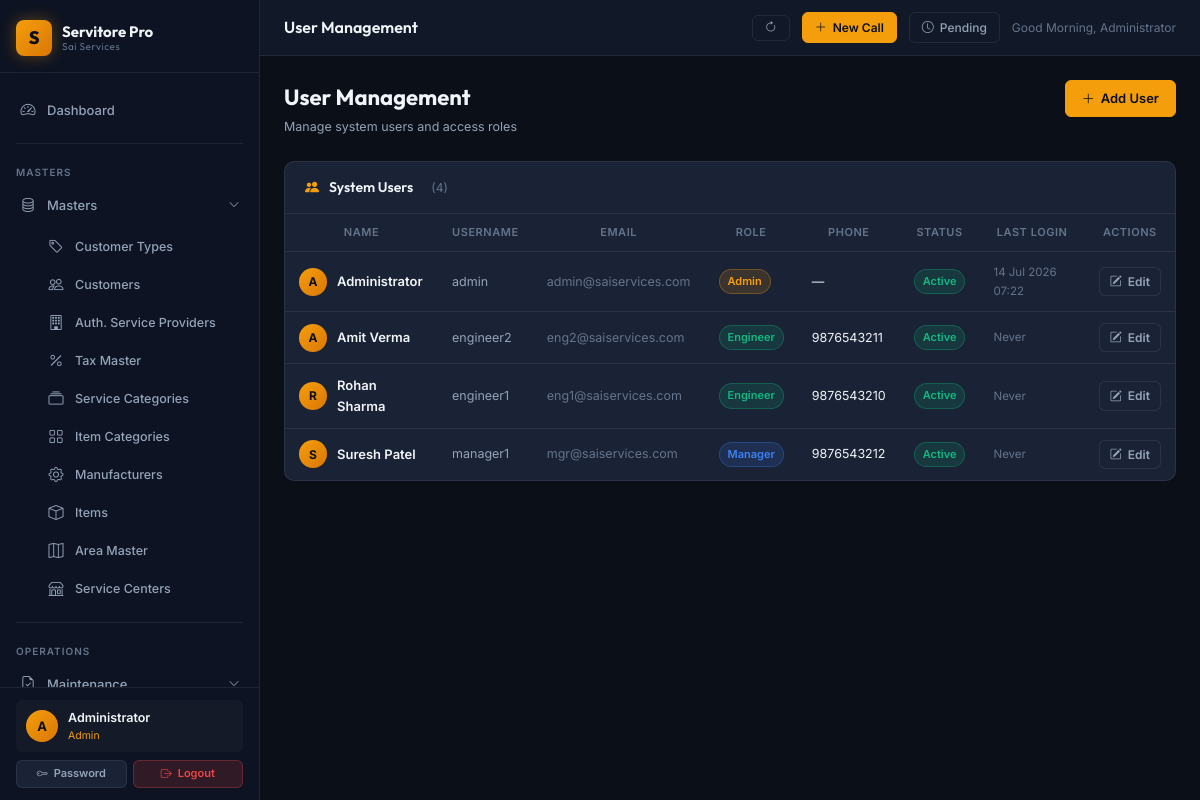
Page /administration/users (signed in) on the committed database.
### app/models/user.py (models this page shows, shortened)
class User(db.Model, UserMixin):
    __tablename__ = 'users'
    id = db.Column(db.Integer, primary_key=True)
    username = db.Column(db.String(64), unique=True, nullable=False, index=True)
    email = db.Column(db.String(120), unique=True, nullable=False)
    full_name = db.Column(db.String(120), nullable=False, default='')
    password_hash = db.Column(db.String(256), nullable=False)
    role = db.Column(db.String(20), nullable=False, default='Viewer')
    is_active = db.Column(db.Boolean, nullable=False, default=True)
    phone = db.Column(db.String(20), nullable=True)
    area_id = db.Column(db.Integer, db.ForeignKey('area_masters.id'), nullable=True)
    created_at = db.Column(db.DateTime, default=datetime.utcnow)
    last_login_at = db.Column(db.DateTime, nullable=True)
    area = db.relationship('AreaMaster', foreign_keys=[area_id], lazy='select')

### app/blueprints/administration/routes.py (the view)
@admin_bp.route('/users')
@login_required
@admin_required
def list_users():
    users = User.query.order_by(User.full_name).all()
    return render_template('administration/users.html', users=users)

### app/templates/administration/users.html (shortened to what this page needs)
{% extends 'layouts/base.html' %}
{% block topbar_title %}User Management{% endblock %}
{% block content %}
<div class="page-header">
  <div><div class="page-title">User Management</div><div class="page-subtitle">Manage system users and access roles</div></div>
  <a href="{{ url_for('administration.add_user') }}" class="btn btn-primary"><i class="bi bi-plus-lg"></i> Add User</a>
</div>
<div class="card">
  <div class="card-header"><i class="bi bi-people-fill text-accent"></i><span class="card-header-title">System Users</span><span style="margin-left:8px;font-size:12px;color:var(--text-muted);">({{ users|length }})</span></div>
  <div class="table-responsive">
    <table class="data-table">
      <thead><tr><th>Name</th><th>Username</th><th>Email</th><th>Role</th><th>Phone</th><th>Status</th><th>Last Login</th><th>Actions</th></tr></thead>
      <tbody>
        {% for u in users %}
        <tr>
          <td>
            <div style="display:flex;align-items:center;gap:10px;">
              <div class="user-avatar" style="width:28px;height:28px;font-size:12px;">{{ (u.full_name or u.username)[0]|upper }}</div>
              <span class="fw-600">{{ u.full_name or u.username }}</span>
            </div>
          </td>
          <td style="font-size:12.5px;color:var(--text-secondary);">{{ u.username }}</td>
          <td style="font-size:12.5px;color:var(--text-muted);">{{ u.email }}</td>
          <td><span class="badge badge-{{ u.role|lower }}">{{ u.role }}</span></td>
          <td style="font-size:12.5px;">{{ u.phone or '—' }}</td>
          <td><span class="badge badge-{{ 'active' if u.is_active else 'expired' }}">{{ 'Active' if u.is_active else 'Inactive' }}</span></td>
          <td style="font-size:11.5px;color:var(--text-muted);">{{ u.last_login_at.strftime('%d %b %Y %H:%M') if u.last_login_at else 'Never' }}</td>
          <td><a href="{{ url_for('administration.edit_user', id=u.id) }}" class="btn btn-sm btn-secondary"><i class="bi bi-pencil-square"></i> Edit</a></td>
        </tr>
        {% endfor %}
      </tbody>
    </table>
  </div>
</div>
{% endblock %}

### app/templates/layouts/base.html (shortened to what this page needs)
<!DOCTYPE html>
<html lang="en">
<head>
  <link rel="stylesheet" href="https://cdn.jsdelivr.net/npm/bootstrap-icons@1.11.3/font/bootstrap-icons.min.css">
  <link rel="stylesheet" href="{{ url_for('static', filename='css/main.css') }}">
</head>
<body>
<div class="app-shell">
  <aside class="sidebar" id="sidebar">
    <div class="sidebar-brand">
      <div class="brand-icon">S</div>
      <div class="brand-text">
        Servitore Pro
        <small>Sai Services</small>
      </div>
    </div>
    <nav style="flex:1; padding: 8px 0; overflow-y: auto;">
      <div class="nav-section">
        <a href="{{ url_for('dashboard.index') }}" class="nav-link {% if request.blueprint == 'dashboard' %}active{% endif %}">
          <i class="bi bi-speedometer2"></i> Dashboard
        </a>
      </div>
      <div class="divider" style="margin: 4px 16px;"></div>
      <div class="nav-section">
        <div class="nav-section-label">Masters</div>
        <div class="nav-item">
          <a class="nav-link" data-bs-toggle="collapse" href="#mastersMenu" role="button"
             aria-expanded="{% if request.blueprint == 'masters' %}true{% else %}false{% endif %}">
            <i class="bi bi-database"></i>
            <span>Masters</span>
            <i class="bi bi-chevron-down nav-arrow"></i>
          </a>
          <div class="collapse {% if request.blueprint == 'masters' %}show{% endif %}" id="mastersMenu">
            <ul class="nav-submenu">
              <li><a href="{{ url_for('masters.customer_types') }}" class="nav-link {% if request.path.startswith('/masters/customer-type') %}active{% endif %}"><i class="bi bi-tag"></i> Customer Types</a></li>
              <li><a href="{{ url_for('masters.customers') }}" class="nav-link {% if request.path.startswith('/masters/customer') and 'type' not in request.path %}active{% endif %}"><i class="bi bi-people"></i> Customers</a></li>
              <li><a href="{{ url_for('masters.asps') }}" class="nav-link {% if request.path.startswith('/masters/asp') %}active{% endif %}"><i class="bi bi-building"></i> Auth. Service Providers</a></li>
              <li><a href="{{ url_for('masters.taxes') }}" class="nav-link {% if request.path.startswith('/masters/tax') %}active{% endif %}"><i class="bi bi-percent"></i> Tax Master</a></li>
              <li><a href="{{ url_for('masters.service_categories') }}" class="nav-link {% if request.path.startswith('/masters/service-cat') %}active{% endif %}"><i class="bi bi-collection"></i> Service Categories</a></li>
              <li><a href="{{ url_for('masters.item_categories') }}" class="nav-link {% if request.path.startswith('/masters/item-cat') %}active{% endif %}"><i class="bi bi-grid"></i> Item Categories</a></li>
              <li><a href="{{ url_for('masters.manufacturers') }}" class="nav-link {% if request.path.startswith('/masters/manufacturer') %}active{% endif %}"><i class="bi bi-gear"></i> Manufacturers</a></li>
              <li><a href="{{ url_for('masters.items') }}" class="nav-link {% if request.path.startswith('/masters/item') and 'cat' not in request.path %}active{% endif %}"><i class="bi bi-box"></i> Items</a></li>
              <li><a href="{{ url_for('masters.areas') }}" class="nav-link {% if request.path.startswith('/masters/area') %}active{% endif %}"><i class="bi bi-map"></i> Area Master</a></li>
              <li><a href="{{ url_for('masters.service_centers') }}" class="nav-link {% if request.path.startswith('/masters/service-center') %}active{% endif %}"><i class="bi bi-shop"></i> Service Centers</a></li>
            </ul>
          </div>
        </div>
      </div>
      <div class="divider" style="margin: 4px 16px;"></div>
      <div class="nav-section">
        <div class="nav-section-label">Operations</div>
        <div class="nav-item">
          <a class="nav-link" data-bs-toggle="collapse" href="#maintenanceMenu" role="button"
             aria-expanded="{% if request.blueprint == 'maintenance' %}true{% else %}false{% endif %}">
            <i class="bi bi-file-earmark-check"></i>
            <span>Maintenance</span>
            <i class="bi bi-chevron-down nav-arrow"></i>
          </a>
        </div>
      </div>
    </nav>
    <div class="sidebar-footer">
      {% if current_user.is_authenticated %}
      <div class="sidebar-user">
        <div class="user-avatar">{{ (current_user.full_name or current_user.username)[0]|upper }}</div>
        <div class="user-info">
          <div class="user-name">{{ current_user.full_name or current_user.username }}</div>
          <div class="user-role">{{ current_user.role }}</div>
        </div>
      </div>
      <div style="display:flex; gap:6px; margin-top:8px;">
        <a href="{{ url_for('auth.change_password') }}" class="btn btn-secondary btn-sm" style="flex:1; justify-content:center; font-size:11px;"><i class="bi bi-key"></i> Password</a>
        <a href="{{ url_for('auth.logout') }}" class="btn btn-danger btn-sm" style="flex:1; justify-content:center; font-size:11px;"><i class="bi bi-box-arrow-right"></i> Logout</a>
      </div>
      {% endif %}
    </div>
  </aside>
  <div class="main-wrapper">
    <header class="topbar">
      <div>
        <div class="topbar-title font-outfit">{% block topbar_title %}Servitore Pro{% endblock %}</div>
      </div>
      <div class="topbar-actions">
        <button onclick="window.location.reload();" class="topbar-btn" title="Refresh Page">
          <i class="bi bi-arrow-clockwise"></i>
        </button>
        <a href="{{ url_for('service.register') }}" class="topbar-btn primary" title="Service Call Register (F3)">
          <i class="bi bi-plus-lg"></i> New Call
        </a>
        <a href="{{ url_for('service.pending_calls') }}" class="topbar-btn" title="Pending Calls (Ctrl+P)">
          <i class="bi bi-clock"></i>
          <span class="d-none d-sm-inline">Pending</span>
        </a>
        {% if current_user.is_authenticated %}
        <span style="font-size:12px; color:var(--text-muted);" id="header-greeting" data-name="{{ current_user.full_name or current_user.username }}"></span>
        {% endif %}
      </div>
    </header>
    <main class="content-area">
      {% block content %}{% endblock %}
    </main>
  </div>
</div>
</body>
</html>

### rows in the picture
User: full_name "A", full_name "Administrator", role "Admin", username "admin", email "admin@saiservices.com", phone "—", is_active "Active", last_login_at "14 Jul 2026 07:22"
User: full_name "A", full_name "Amit Verma", username "engineer2", email "eng2@saiservices.com", role "Engineer", phone "9876543211", is_active "Active", last_login_at "Never"
User: full_name "R", full_name "Rohan Sharma", username "engineer1", email "eng1@saiservices.com", role "Engineer", phone "9876543210", is_active "Active", last_login_at "Never"
User: full_name "S", full_name "Suresh Patel", username "manager1", email "mgr@saiservices.com", role "Manager", phone "9876543212", is_active "Active", last_login_at "Never"

### other values in the picture
{{ users|length }} "4"
